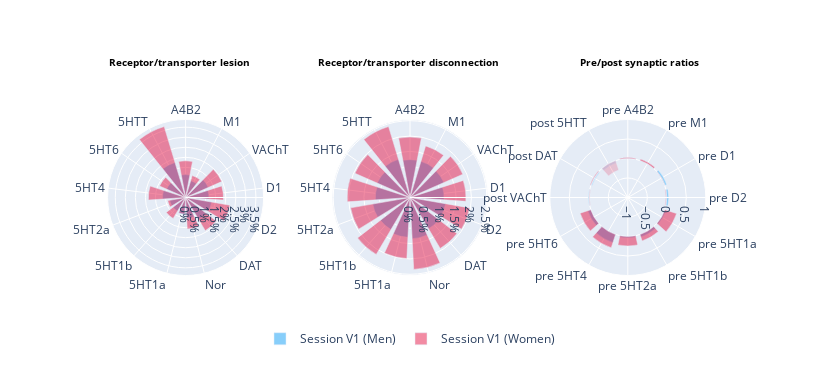

This figure's notebook cell:
### Code cell
#| label: fig2cell

from Dash_client import DashNeuroTmapClient
import plotly.io as pio
pio.renderers.default = "plotly_mimetype"

client = DashNeuroTmapClient(dash_url="https://stroke-dashboard.db.neurolibre.org/") # #https://stroke-dashboard-bcrr.onrender.com/

client.create_advanced_interface()

### Figure 1 — Plotly figure (JSON) as saved in the notebook; plotly's stock layout.template omitted (floating-point values rounded to 4 significant figures)
{"data": [{"hovertemplate": "<b>%{theta}</b><br>%{r:.2f}%<extra></extra>", "legendgroup": "Session V1 (Men)", "marker": {"color": ["lightskyblue", "lightskyblue", "lightskyblue", "lightskyblue", "lightskyblue", "lightskyblue", "lightskyblue", "lightskyblue", "lightskyblue", "lightskyblue", "lightskyblue", "lightskyblue", "lightskyblue"]}, "name": "Session V1 (Men)", "r": [1.139, 0.8681, 1.234, 1.163, 1.315, 1.265, 1.039, 0.8542, 0.7895, 0.8001, 1.149, 1.032, 1.823], "showlegend": true, "subplot": "polar", "theta": ["A4B2", "M1", "VAChT", "D1", "D2", "DAT", "Nor", "5HT1a", "5HT1b", "5HT2a", "5HT4", "5HT6", "5HTT"], "type": "barpolar", "width": 0.7854}, {"base": 0, "hovertemplate": "<b>%{theta}</b><br>%{r:.2f}%<extra></extra>", "legendgroup": "Session V1 (Women)", "marker": {"color": ["hsla(346, 80%, 50%, 0.5)", "hsla(346, 80%, 50%, 0.5)", "hsla(346, 80%, 50%, 0.5)", "hsla(346, 80%, 50%, 0.5)", "hsla(346, 80%, 50%, 0.5)", "hsla(346, 80%, 50%, 0.5)", "hsla(346, 80%, 50%, 0.5)", "hsla(346, 80%, 50%, 0.5)", "hsla(346, 80%, 50%, 0.5)", "hsla(346, 80%, 50%, 0.5)", "hsla(346, 80%, 50%, 0.5)", "hsla(346, 80%, 50%, 0.5)", "hsla(346, 80%, 50%, 0.5)"]}, "name": "Session V1 (Women)", "r": [1.826, 1.139, 1.966, 1.888, 2.238, 1.921, 1.574, 0.8291, 1.214, 0.9037, 1.855, 1.415, 3.687], "showlegend": true, "subplot": "polar", "theta": ["A4B2", "M1", "VAChT", "D1", "D2", "DAT", "Nor", "5HT1a", "5HT1b", "5HT2a", "5HT4", "5HT6", "5HTT"], "type": "barpolar", "width": 0.7854}, {"hovertemplate": "<b>%{theta}</b><br>%{r:.2f}%<extra></extra>", "legendgroup": "Session V1 (Men)", "marker": {"color": ["lightskyblue", "lightskyblue", "lightskyblue", "lightskyblue", "lightskyblue", "lightskyblue", "lightskyblue", "lightskyblue", "lightskyblue", "lightskyblue", "lightskyblue", "lightskyblue", "lightskyblue"]}, "name": "Session V1 (Men)", "r": [1.232, 1.23, 1.208, 1.11, 1.177, 1.185, 1.343, 1.298, 1.216, 1.231, 1.129, 1.167, 1.298], "showlegend": false, "subplot": "polar2", "theta": ["A4B2", "M1", "VAChT", "D1", "D2", "DAT", "Nor", "5HT1a", "5HT1b", "5HT2a", "5HT4", "5HT6", "5HTT"], "type": "barpolar", "width": 0.7854}, {"base": 0, "hovertemplate": "<b>%{theta}</b><br>%{r:.2f}%<extra></extra>", "legendgroup": "Session V1 (Women)", "marker": {"color": ["hsla(346, 80%, 50%, 0.5)", "hsla(346, 80%, 50%, 0.5)", "hsla(346, 80%, 50%, 0.5)", "hsla(346, 80%, 50%, 0.5)", "hsla(346, 80%, 50%, 0.5)", "hsla(346, 80%, 50%, 0.5)", "hsla(346, 80%, 50%, 0.5)", "hsla(346, 80%, 50%, 0.5)", "hsla(346, 80%, 50%, 0.5)", "hsla(346, 80%, 50%, 0.5)", "hsla(346, 80%, 50%, 0.5)", "hsla(346, 80%, 50%, 0.5)", "hsla(346, 80%, 50%, 0.5)"]}, "name": "Session V1 (Women)", "r": [1.969, 1.755, 1.879, 1.823, 1.969, 1.928, 2.344, 1.99, 2.155, 1.963, 2.046, 1.96, 2.412], "showlegend": false, "subplot": "polar2", "theta": ["A4B2", "M1", "VAChT", "D1", "D2", "DAT", "Nor", "5HT1a", "5HT1b", "5HT2a", "5HT4", "5HT6", "5HTT"], "type": "barpolar", "width": 0.7854}, {"hovertemplate": "<b>%{theta}</b><br>%{r:.2f}<extra></extra>", "legendgroup": "Session V1 (Men)", "marker": {"color": ["rgba(135, 206, 250, 0.3)", "rgba(135, 206, 250, 0.3)", "lightskyblue", "lightskyblue", "lightskyblue", "lightskyblue", "lightskyblue", "lightskyblue", "lightskyblue", "lightskyblue", "rgba(135, 206, 250, 0.3)", "rgba(135, 206, 250, 0.3)"]}, "name": "Session V1 (Men)", "r": [-0.001103, -0.01792, 0.04988, 0.05015, 0.03419, 0.06603, 0.03136, 0.2185, 0.07947, 0.01455, -0.0468, -0.06777], "showlegend": false, "subplot": "polar3", "theta": ["pre A4B2", "pre M1", "pre D1", "pre D2", "pre 5HT1a", "pre 5HT1b", "pre 5HT2a", "pre 5HT4", "pre 5HT6", "post VAChT", "post DAT", "post 5HTT"], "type": "barpolar", "width": 0.7854}, {"base": 0, "hovertemplate": "<b>%{theta}</b><br>%{r:.2f}<extra></extra>", "legendgroup": "Session V1 (Women)", "marker": {"color": ["hsla(346, 80%, 50%, 0.5)", "hsla(346, 80%, 50%, 0.5)", "hsla(346, 80%, 50%, 0.5)", "hsla(346, 80%, 50%, 0.2)", "hsla(346, 80%, 50%, 0.5)", "hsla(346, 80%, 50%, 0.5)", "hsla(346, 80%, 50%, 0.5)", "hsla(346, 80%, 50%, 0.5)", "hsla(346, 80%, 50%, 0.5)", "hsla(346, 80%, 50%, 0.2)", "hsla(346, 80%, 50%, 0.5)", "hsla(346, 80%, 50%, 0.2)"]}, "name": "Session V1 (Women)", "r": [0.02277, 0.04093, 0.007316, -0.03223, 0.3172, 0.172, 0.2438, 0.3552, 0.2872, -0.02347, 0.01753, -0.2583], "showlegend": false, "subplot": "polar3", "theta": ["pre A4B2", "pre M1", "pre D1", "pre D2", "pre 5HT1a", "pre 5HT1b", "pre 5HT2a", "pre 5HT4", "pre 5HT6", "post VAChT", "post DAT", "post 5HTT"], "type": "barpolar", "width": 0.7854}], "layout": {"annotations": [{"font": {"color": "black", "size": 10}, "showarrow": false, "text": "<b>Receptor/transporter lesion</b>", "x": 0.15, "xanchor": "center", "xref": "paper", "y": 1.15, "yanchor": "bottom", "yref": "paper"}, {"font": {"color": "black", "size": 10}, "showarrow": false, "text": "<b>Receptor/transporter disconnection </b>", "x": 0.5, "xanchor": "center", "xref": "paper", "y": 1.15, "yanchor": "bottom", "yref": "paper"}, {"font": {"color": "black", "size": 10}, "showarrow": false, "text": "<b>Pre/post synaptic ratios </b>", "x": 0.85, "xanchor": "center", "xref": "paper", "y": 1.15, "yanchor": "bottom", "yref": "paper"}], "height": 375, "hovermode": "closest", "legend": {"orientation": "h", "x": 0.5, "xanchor": "center", "y": -0.15, "yanchor": "top"}, "polar": {"angularaxis": {"direction": "clockwise", "rotation": 90}, "bargap": 0.1, "domain": {"x": [0, 0.32], "y": [0.1, 0.9]}, "radialaxis": {"ticksuffix": "%"}}, "polar2": {"angularaxis": {"direction": "clockwise", "rotation": 90}, "bargap": 0.1, "domain": {"x": [0.34, 0.66], "y": [0.1, 0.9]}, "radialaxis": {"ticksuffix": "%"}}, "polar3": {"angularaxis": {"direction": "clockwise", "rotation": 90}, "bargap": 0.1, "domain": {"x": [0.66, 1], "y": [0.1, 0.9]}, "radialaxis": {"range": [-1, 1]}}, "showlegend": true, "width": 820}}
